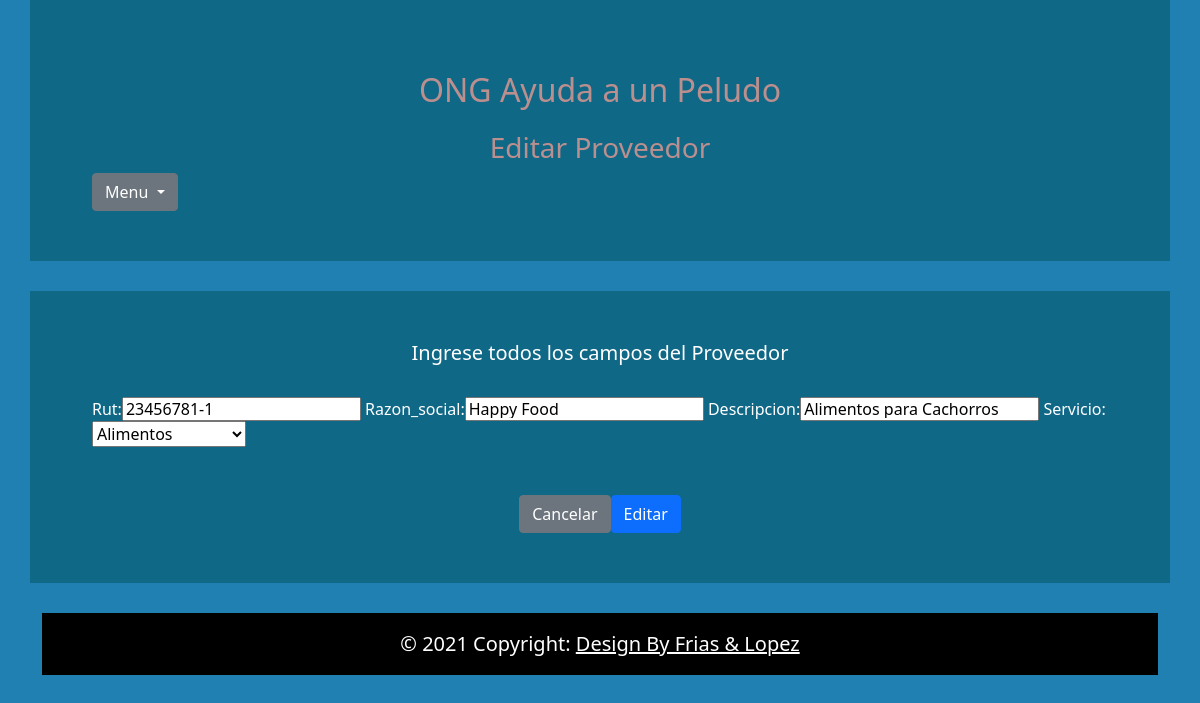
Screenshot of /modificar/23456781-1/ with the database file from the repository.
### core/models.py (models this page shows, shortened)
class Proveedor(models.Model):
    rut = models.CharField(max_length=40, primary_key=True, verbose_name='rut')
    razon_social = models.CharField(max_length=50,verbose_name='razon_social')
    descripcion = models.CharField(max_length=200, null=True, blank=True, verbose_name='descripcion')
    Servicio = models.ForeignKey(Servicio, on_delete=models.CASCADE)

### core/views.py (the view)
# urls.py: path('modificar/<rut>/',modificar_proveedor, name="modificar_proveedor"),
def modificar_proveedor(request, rut):
    proveedor = get_object_or_404(Proveedor, rut=rut)
    datos = {
        'form': ProveedorFormulario(instance=proveedor)
    }
    if request.method == 'POST':
        modificarProveedor = ProveedorFormulario(data=request.POST, instance=proveedor)
        if modificarProveedor.is_valid():
           modificarProveedor.save()
           return redirect(to="listado-proveedor")
        datos["form"] = modificarProveedor
    return render(request, 'core/modificar.html', datos)

### core/forms.py
class ProveedorFormulario(forms.ModelForm):
    class Meta:
        model = Proveedor
        fields = ('rut', 'razon_social', 'descripcion', 'Servicio')

### core/models.py (called while the page is built)
    def __str__(self):
        return self.nombreServicio

### core/Templates/core/modificar.html (shortened to what this page needs)
<!DOCTYPE html>
<html lang="en">
    <head>
        {% load static %}
        <link rel="stylesheet" href="{% static 'core/css/bootstrap.min.css'%}">
        <link rel="stylesheet" href="{% static 'core//css/normalize.css'%}">
        <link href="{% static 'core/css/style.css'%}" rel="stylesheet">
</head>
<body>
    <div class="container">
        <div class="row justify-content-center">
            <div class="col-md-auto">
                <h1 class="titulo">
                    ONG Ayuda a un Peludo
                </h1>
                <p class="h3 titulosec text-capitalize">
                    Editar Proveedor
                </p>
            </div>
            <div class="dropdown">
                <button type="button" class="btn btn-secondary dropdown-toggle" data-toggle="dropdown">
                    Menu
                </button>
            </div>
        </div>
    {% block content %}
    <div class="container-fuid">
        <div class="row justify-content-center">
            <div class="col-sm-12">
                <p class="h5 pb-4 text-center">Ingrese todos los campos del Proveedor</p>
                    <form action="" method="post">
                        {{ form }}
                        <div class="d-flex justify-content-center mp-4 pt-5">
                            <input type="reset" value="Cancelar" class="btn btn-secondary">
                            <input type="submit" value="Editar" class="btn btn-primary">
                        </div>
                    </form>
            </div>
        </div>
    </div>
    {% endblock %}
    <footer class="lead bg-dark text-center text-white">
        <div class="text-center p-3" style="background-color:black;">© 2021 Copyright:
            <a class="text-white" href="#"><strong> Design By Frias & Lopez</strong></a>
        </div>
    </footer>
</body>
</html>

### core/static/core/css/style.css (style rules this page uses)
body { background-color:#1f80b1; }
.row { background-color:#085a70a2 ; padding: 50px; margin-bottom: 30px; color:white; }
.titulo { color:rosybrown; text-align: center; }
.titulosec { color:rosybrown; text-align: center; }

### rows the page displays
Proveedor: rut "23456781-1", razon_social "Happy Food", descripcion "Alimentos para Cachorros", Servicio "Alimentos"
